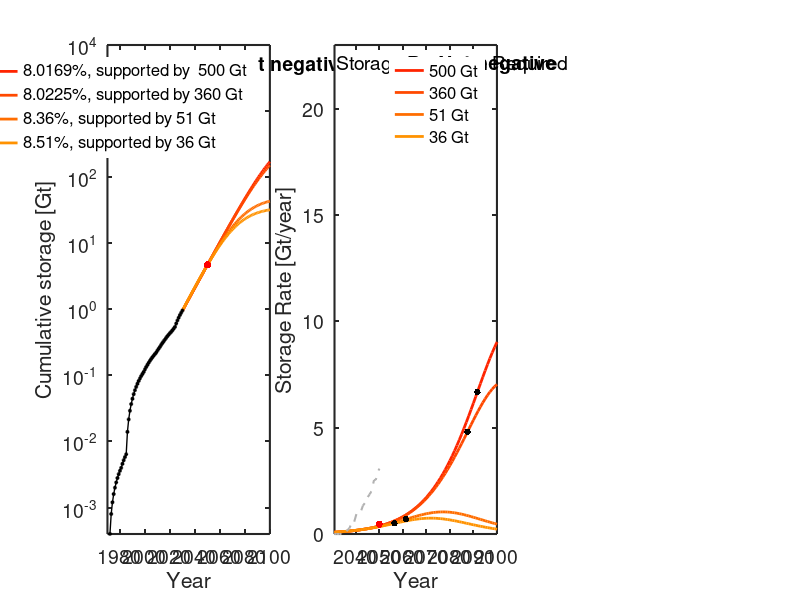

MATLAB code for this plot:
% US national 

clear all
close all
set(0,'DefaultAxesFontSize',14, 'defaultlinelinewidth', 2,...
    'DefaultAxesTitleFontWeight', 'normal')

% Define colormaps, note that colorbrewer was used for manuscript figures,
% and requires additional packages
bluecc = summer(6); 
autumncc = (autumn(8)); 
greycc = flipud(gray(6)); 
coolcc = (cool(12)); 
%% Load Data - historical data 
load('USdata.txt')
years = USdata(:,1); % years
qinj = USdata(:,2); % MT - storage rate 
Q = USdata(:,3)./1000; % Gt - cumulative storage 
%% Load Data - Central scenario by CNP
load('CumulativeStorageCentral.txt')
years1 = CumulativeStorageCentral(:,1); % years
qinj1 = CumulativeStorageCentral(:,4); % MT - storage rate 
%% Input
% Growth rate fit to current data
w = 0.09;
% possible storage capacity required in 2100
Qinf = [506];
% Fit peak years
peak_year = [2100]; 
% Input for models with change in rate in 2030
year_rate_change = (2030);
% rate change
rtarget4z = [0.080169, 0.080225, 0.0836, 0.0851]; % Net negative 4.7 Gt
% resulting storage to meet 2100 target

Qtarget4z =[500.2358, 360.2792, 50.8073, 36.0902]; % mod 506, 366, 50.6, 36.6 - obs 500.2358, 360.2792, 50.8073, 36.0902
% resulting peak injection
peak_target4z = [2108.1, 2103.9, 2077.1, 2071.9];
% vector defining years c5alculate model output
x = [years(1):2100];
%% Plot cumulative storage
figure('position', [105  337  1700  441])
subplot(1,3,1)
hold on



for i=1:length(Qtarget4z)
    % trajectory from 8.6 and a rate change to 10.6
    cum_at_rate_change = exp(year_rate_change.*w).*exp(-182.6431721);
    x2 = [year_rate_change:2100];
    
    C = (Qtarget4z(i)-cum_at_rate_change);
    pt = (C./(1+exp(rtarget4z(i)*(peak_target4z(i)-x2))));
    plot(x2,pt, 'color', autumncc(i+1,:))
end


% Plot actual data - historical growth data 
plot(years(1:end), Q(1:end),'-ok','MarkerFaceColor', 'k','MarkerSize',2, 'linewidth', 1,'HandleVisibility','off')
set(gca, 'YScale', 'log')

% Plot 5.5 Gt in 2050
plot(2050, 4.7, '.r', 'markersize', 16,'HandleVisibility','off')

% Large plot axis
text(1972, 5000, 'Growth Rates', 'fontsize', 14)
axis([1970 2100 10^-3.4 10^4])
legend({[num2str(rtarget4z(1)*100), '%, supported by  500 Gt'], [num2str(rtarget4z(2)*100), '%, supported by 360 Gt'],...
     [num2str(rtarget4z(3)*100), '%, supported by 51 Gt'],...
     [num2str(rtarget4z(4)*100), '%, supported by 36 Gt']}, ...
    'Box', 'off',  'fontsize', 12, 'Position', ...
    [0.159 0.63 0.07 0.2630])
xlabel('Year')
ylabel('Cumulative storage [Gt]')
box on
set(gca, 'YScale', 'log')
set(gca, 'Color', 'white');
set(gca,'linewidth',1.5)
text(2070,5000, 'Net negative', 'fontsize', 14, 'FontWeight', 'bold')
%% Storage rate subplot
subplot(1,3,2)
hold on

    
% Calculate rate change storage curves of Qtarget2
for i=1:length(Qtarget4z)
    cum_2030 = exp(year_rate_change.*w).*exp(-182.6431721);
    x2 = [year_rate_change:2150];
    
    C = (Qtarget4z(i)-cum_2030);
    
    yrate2 = (C.*rtarget4z(i).*exp(rtarget4z(i).*(peak_target4z(i)-x2)))./((1+exp(rtarget4z(i).*(peak_target4z(i)-x2))).^2);
    
    plot(x2,yrate2, 'color', autumncc(i+1,:))
end



    % Calculate inflection years
inflection_time_red = peak_target4z-log(2+sqrt(3))./rtarget4z;
C = (Qtarget4z-cum_2030);
y_inflect_red = (C.*rtarget4z.*exp(rtarget4z.*(peak_target4z-inflection_time_red)))./...
        ((1+exp(rtarget4z.*(peak_target4z-inflection_time_red))).^2);

    
% Label and plot inflection years  

plot(inflection_time_red, y_inflect_red, '.k', 'markersize', 15)


plot(years1(1:end), qinj1(1:end),'--', 'color', 0.7.*[1 1 1], 'linewidth', 1.5)
plot(2050, 0.465, '.r', 'markersize', 16,'HandleVisibility','off')
% Format and annotate plot
box on
xlabel('Year')
ylabel('Storage Rate [Gt/year]')
set(gca,'linewidth',1.5)
set(gca, 'Color', 'white')
axis([2031 2100 0 23])
set(gcf, 'Color', [1,1,1]);


text(2032, 22.1, sprintf('Storage Resource Required'), 'fontsize', 14)
legend({
    [num2str(round(Qtarget4z(1))), ' Gt'],[num2str(round(Qtarget4z(2))), ' Gt'],...
    [num2str(round(Qtarget4z(3))), ' Gt'],[num2str(round(Qtarget4z(4))), ' Gt']}, ...
    'Box', 'off',  'fontsize', 12,... 
    'Position',[0.444 0.63 0.07 0.2630])
text(2075,22.1, 'Net negative', 'fontsize', 14, 'FontWeight', 'bold')
